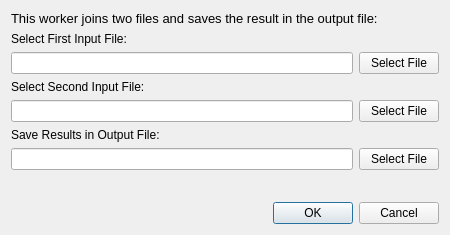
<?xml version="1.0" encoding="UTF-8"?>
<ui version="4.0">
 <class>DialogJoinFiles</class>
 <widget class="QDialog" name="DialogJoinFiles">
  <property name="geometry">
   <rect>
    <x>0</x>
    <y>0</y>
    <width>450</width>
    <height>235</height>
   </rect>
  </property>
  <property name="windowTitle">
   <string>Dialog</string>
  </property>
  <layout class="QVBoxLayout" name="verticalLayout">
   <item>
    <widget class="QLabel" name="label_4">
     <property name="font">
      <font>
       <pointsize>10</pointsize>
       <weight>50</weight>
       <bold>false</bold>
      </font>
     </property>
     <property name="text">
      <string>This worker joins two files and saves the result in the output file:</string>
     </property>
     <property name="wordWrap">
      <bool>true</bool>
     </property>
    </widget>
   </item>
   <item>
    <widget class="QLabel" name="label">
     <property name="text">
      <string>Select First Input File:</string>
     </property>
    </widget>
   </item>
   <item>
    <layout class="QHBoxLayout" name="horizontalLayout">
     <item>
      <widget class="QLineEdit" name="lineEditLoadFile"/>
     </item>
     <item>
      <widget class="QPushButton" name="pushButtonLoadFile">
       <property name="text">
        <string>Select File</string>
       </property>
      </widget>
     </item>
    </layout>
   </item>
   <item>
    <widget class="QLabel" name="label_2">
     <property name="text">
      <string>Select Second Input File:</string>
     </property>
    </widget>
   </item>
   <item>
    <layout class="QHBoxLayout" name="horizontalLayout_2">
     <item>
      <widget class="QLineEdit" name="lineEditLoadFile_2"/>
     </item>
     <item>
      <widget class="QPushButton" name="pushButtonLoadFile_2">
       <property name="text">
        <string>Select File</string>
       </property>
      </widget>
     </item>
    </layout>
   </item>
   <item>
    <widget class="QLabel" name="label_6">
     <property name="text">
      <string>Save Results in Output File:</string>
     </property>
    </widget>
   </item>
   <item>
    <layout class="QHBoxLayout" name="horizontalLayout_4">
     <item>
      <widget class="QLineEdit" name="lineEditSaveFile"/>
     </item>
     <item>
      <widget class="QPushButton" name="pushButtonSaveFile">
       <property name="text">
        <string>Select File</string>
       </property>
      </widget>
     </item>
    </layout>
   </item>
   <item>
    <spacer name="verticalSpacer">
     <property name="orientation">
      <enum>Qt::Vertical</enum>
     </property>
     <property name="sizeHint" stdset="0">
      <size>
       <width>20</width>
       <height>40</height>
      </size>
     </property>
    </spacer>
   </item>
   <item>
    <widget class="QDialogButtonBox" name="buttonBox">
     <property name="orientation">
      <enum>Qt::Horizontal</enum>
     </property>
     <property name="standardButtons">
      <set>QDialogButtonBox::Cancel|QDialogButtonBox::Ok</set>
     </property>
    </widget>
   </item>
  </layout>
 </widget>
 <resources/>
 <connections>
  <connection>
   <sender>buttonBox</sender>
   <signal>accepted()</signal>
   <receiver>DialogJoinFiles</receiver>
   <slot>accept()</slot>
   <hints>
    <hint type="sourcelabel">
     <x>248</x>
     <y>254</y>
    </hint>
    <hint type="destinationlabel">
     <x>157</x>
     <y>274</y>
    </hint>
   </hints>
  </connection>
  <connection>
   <sender>buttonBox</sender>
   <signal>rejected()</signal>
   <receiver>DialogJoinFiles</receiver>
   <slot>reject()</slot>
   <hints>
    <hint type="sourcelabel">
     <x>316</x>
     <y>260</y>
    </hint>
    <hint type="destinationlabel">
     <x>286</x>
     <y>274</y>
    </hint>
   </hints>
  </connection>
 </connections>
</ui>
